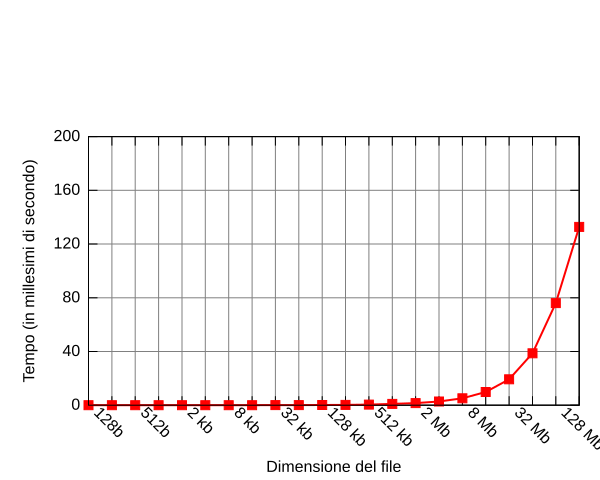

This figure's gnuplot source:
set terminal svg

set size 1,0.75

set output "write-gpu.svg"

set key Right spacing 1.5
set key top

set grid linewidth 1

set xlabel "Dimensione del file"
set ylabel "Tempo (in millesimi di secondo)"

set xrange [1:22]
set yrange [0:200]
set xtics -400, 400, 400
set ytics 0, 40, 200
set xtics rotate by -45

set xtics add ("128b" 1)
set xtics add ("" 2)
set xtics add ("512b" 3)
set xtics add ("" 4)
set xtics add ("2 kb" 5)
set xtics add ("" 6)
set xtics add ("8 kb" 7)
set xtics add ("" 8)
set xtics add ("32 kb" 9)
set xtics add ("" 10)
set xtics add ("128 kb" 11)
set xtics add ("" 12)
set xtics add ("512 kb" 13)
set xtics add ("" 14)
set xtics add ("2 Mb" 15)
set xtics add ("" 16)
set xtics add ("8 Mb" 17)
set xtics add ("" 18)
set xtics add ("32 Mb" 19)
set xtics add ("" 20)
set xtics add ("128 Mb" 21)
set xtics add ("" 22)


plot "write-gpu.dat" using 1:2 notitle with linespoints linewidth 2 pointtype 5 linetype 1
